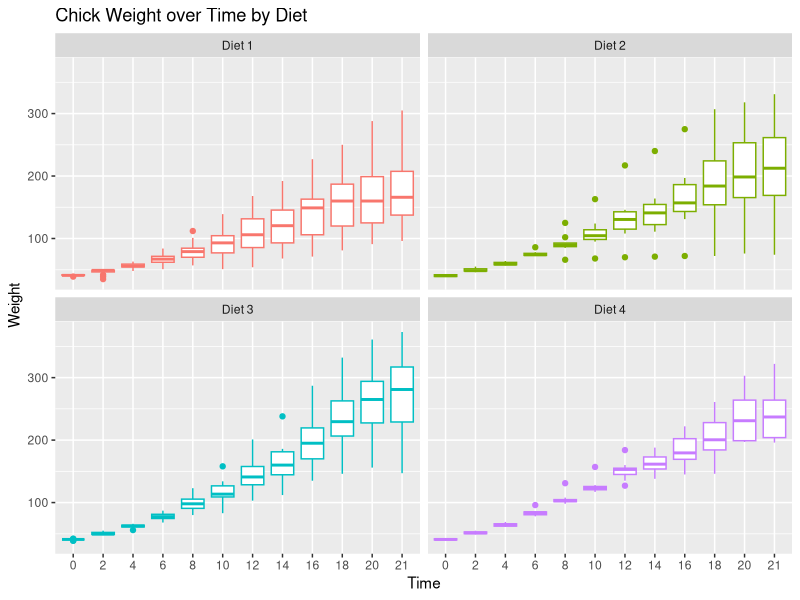
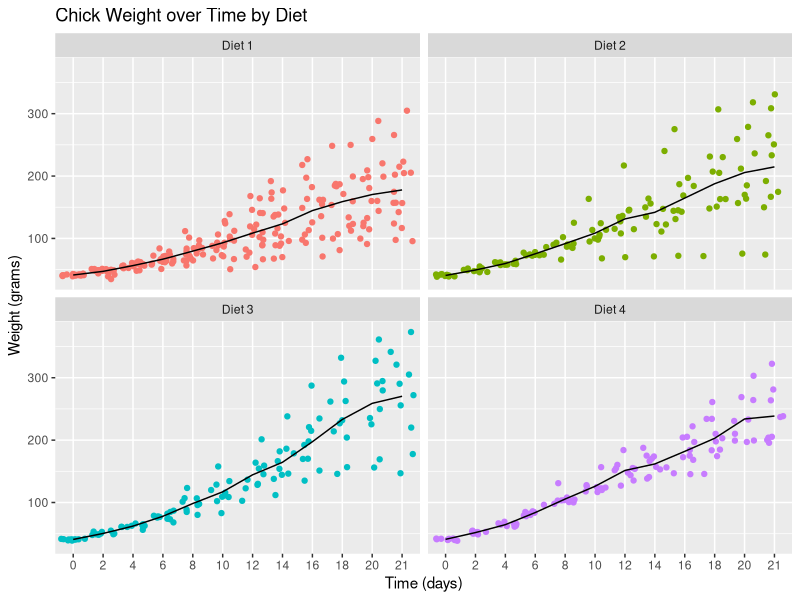

Write R code to recreate these figures, in order.
## ---- chunk 1
knitr::opts_chunk$set(echo = TRUE, message = FALSE)
options(knitr.table.format = "latex")
options(tinytex.verbose = TRUE)
## ---- chunk 2
library(data.table)
cw <- fread("ChickWeight.csv")
cw
## ---- chunk 3
setnames(cw, c("weight"), c("Weight"))
cw[, Group := factor(paste0("Diet ", Diet))][
   , Time := factor(Time)][
   , Diet:=NULL]
setcolorder(cw, c("Group", "Chick", "Time", "Weight"))
str(cw)
cw
## ---- chunk 4
library(ggplot2)
ggplot(cw, aes(Time, Weight, colour=Group)) +
  facet_wrap(~Group) +
  geom_boxplot() +
  theme(legend.position = "none") +
  ggtitle("Chick Weight over Time by Diet")
## ---- chunk 5
ggplot(cw, aes(Time, Weight, group=Group, colour=Group)) +
  facet_wrap(~Group) +
  geom_jitter() +
  stat_summary(fun.y="mean", geom="line", colour="black") +
  theme(legend.position = "none") +
  ggtitle("Chick Weight over Time by Diet") + 
  xlab("Time (days)") +
  ylab("Weight (grams)")
## ---- chunk 6
cws <- cw[ ,
          .(N      = .N, 
            Mean   = mean(Weight),
            SDev   = sd(Weight),
            Median = median(Weight),
            Min    = min(Weight),
            Max    = max(Weight)  ),
          by=.(Group, Time)]
## ---- chunk 7
# Pretty Table for days 0 and 21
library(magrittr)
library(knitr)
library(kableExtra)

# The table is exactly like the HTML version but close enough.
cws[Time %in% c(0, 21)] %>% 
  kable(digits = c(0, 0, 0, 1, 1, 2, 0, 0)) %>% 
  kable_styling(position = "center") %>%
  collapse_rows(columns = 1, latex_hline = "none", valign = "top")
